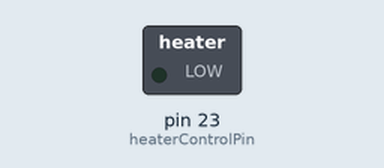
This sketch was run on a simulated Arduino Mega 2560, built with avr-gcc and run on an emulated ATmega2560. Parts: switched loads named in the sketch (green lamp = pin HIGH). What the sketch prints to the serial monitor is not drawn.

Above: at 7.5 s.
Timing chart, 0 to 26.0 s (numbered marks = the images above):
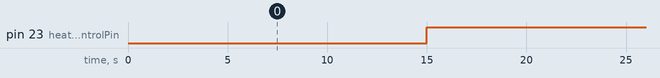

The sketch:

Homeostasis.ino
```cpp
int heaterControlPin = 23; //TODO: make sure this doesn't collide with anything else

void setup() {
  Serial.begin(9600);
  pinMode(heaterControlPin, OUTPUT);
}

void loop() {
  Serial.println("Temp = 10C...");
  manageHeaters(10);
  delay(5000);
  Serial.println("Temp = 0C...");
  manageHeaters(0);
  delay(5000);
  Serial.println("Temp = -5C...");
  manageHeaters(-5);
  delay(5000);
  Serial.println("Temp = -15C...");
  manageHeaters(-15);
  delay(5000);
}

/* Expects current temperature in Celsius,
 * turns on heaters if temp <= 0C, using proportional control to turn on heaters more
 * if the current temperature is further from 0C (maximum acheived at -10C).
*/
void manageHeaters(double currentTemp) {
  if (currentTemp < 0) {
    double p = min(1, max(0, currentTemp / -10));
    Serial.print("p=");
    Serial.print(p);
    Serial.println();
    analogWrite(heaterControlPin, 255. * p);
  }
}
```

Measured:
- by itself, pin 23 (heaterControlPin): alternates HIGH for 15.0 s and LOW for 5.0 s
